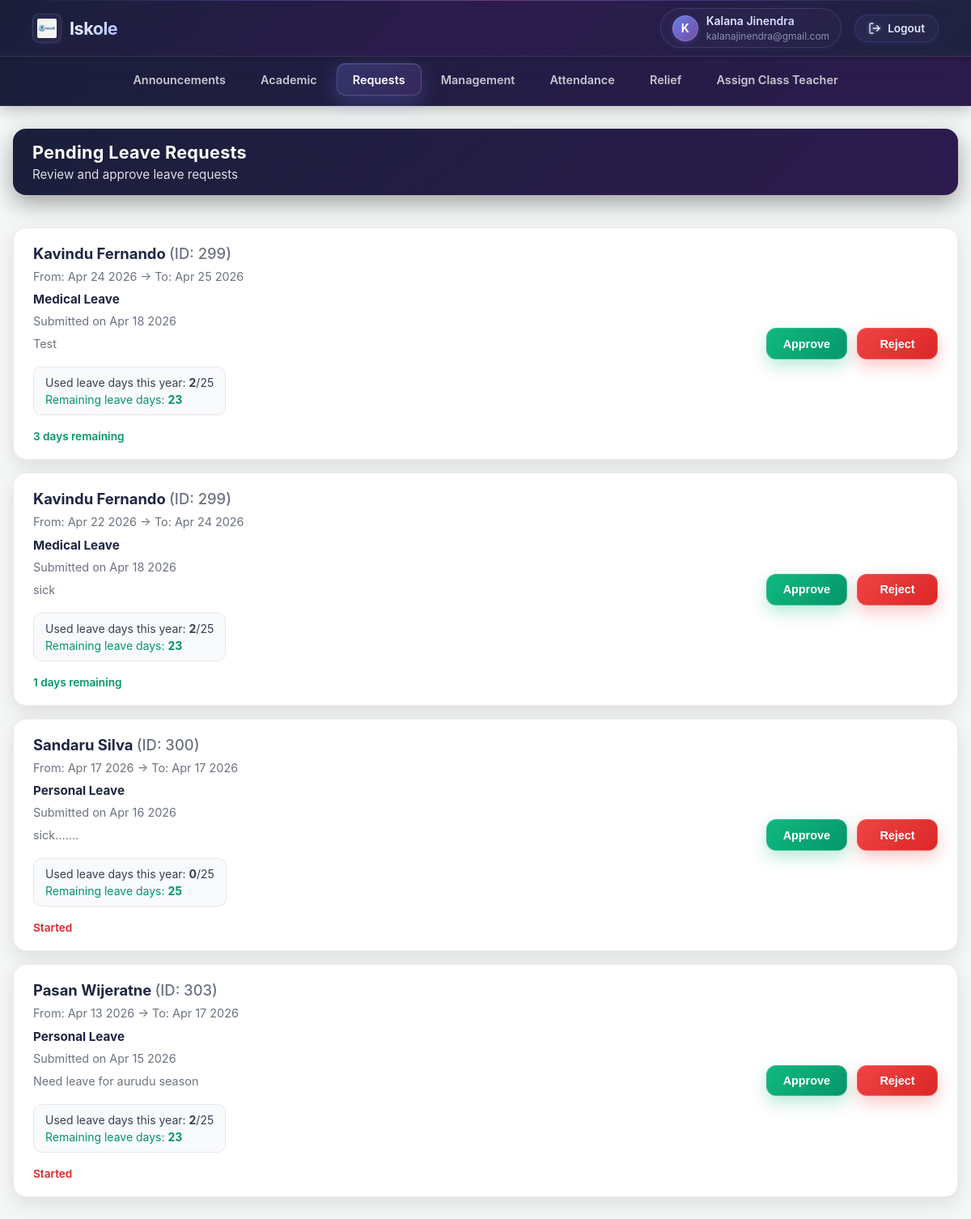
/index.php?url=mp&tab=Requests (signed in), run on the app's committed database.
### tables this page shows
CREATE TABLE `leaveRequests` (
  `id` int(11) NOT NULL,
  `teacherUserID` int(11) NOT NULL,
  `dateFrom` date NOT NULL,
  `dateTo` date NOT NULL,
  `leaveType` varchar(50) NOT NULL,
  `reason` text DEFAULT NULL,
  `status` enum('pending','approved','rejected') NOT NULL DEFAULT 'pending',
  `managerUserID` int(11) DEFAULT NULL,
  `managerComment` text DEFAULT NULL,
  `decidedAt` datetime DEFAULT NULL,
  `createdAt` datetime NOT NULL DEFAULT current_timestamp(),
  `updatedAt` datetime NOT NULL DEFAULT current_timestamp() ON UPDATE current_timestamp()
);

### app/Core/Controller.php (called while the page is built, shortened)
<?php
class Controller
{
    protected function view($view, $data = [])
    {
        extract($data);
        require_once "../app/Views/$view.php";
    }
    protected function model($model)
    {
        return new $model();
    }
}

### app/Controllers/MpController.php (called while the page is built, shortened)
<?php
class Mpcontroller extends UserController
{
    public function index()
    {
        $tab = $_GET['tab'] ?? 'Announcements';
        $data = [
            'tab' => $tab
        ];
        if ($tab === 'Requests') {
            $leaveModel = $this->model('LeaveRequestModel');
            $data['pendingLeaves'] = $leaveModel->getPending();
        }
        $this->view('mp/index', $data);
    }
}

### app/Core/App.php (called while the page is built, shortened)
<?php
class App
{
    protected $method = 'index';
    public function __construct()
    {
        $url = $this->parseUrl();
        if ($url && isset($url[0]) && $url[0] !== '') {
            $segment0 = $url[0];
            $rootControllerFile = __DIR__ . '/../Controllers/' . ucfirst($segment0) . 'Controller.php';
            $folderControllerFile = __DIR__ . '/../Controllers/' . $segment0 . '/' . ucfirst($segment0) . 'Controller.php';
            if (file_exists($rootControllerFile)) {
                unset($url[0]);
            } elseif (file_exists($folderControllerFile)) {
                $this->controller = ucfirst($segment0) . 'Controller';
                $controllerPath = $folderControllerFile;
                unset($url[0]);
            } else {
                header('Location: /login');
                exit;
            }
        } else {
            header('Location: /login');
            exit;
        }
        $this->controller = new $this->controller;
        $this->params = $url ? array_values($url) : [];
        call_user_func_array([$this->controller, $this->method], $this->params);
    }
    private function parseUrl()
    {
        if (isset($_GET['url']) && !empty($_GET['url'])) {
            return explode('/', filter_var(rtrim($_GET['url'], '/'), FILTER_SANITIZE_URL));
        }
        return [];
    }
}

### public/index.php (called while the page is built, shortened)
<?php
$app = new App();

### app/Model/LeaveRequestModel.php (called while the page is built, shortened)
<?php
require_once __DIR__ . '/../Core/Database.php';
class LeaveRequestModel
{
    private PDO $pdo;
    private int $annualLeaveLimit = 25;
    public function __construct()
    {
        $this->pdo = Database::getInstance();
    }
    public function getPending(int $limit = 50): array
    {
        $sql = "SELECT
                    lr.*,
                    lr.teacherUserID AS teacher_id,
                    CONCAT(un.firstName, ' ', un.lastName) AS teacher_name,
                    COALESCE((
                        SELECT COUNT(*)
                        FROM teacherAttendance ta2
                        JOIN teachers t2 ON t2.teacherID = ta2.teacherID
                        WHERE t2.userID = lr.teacherUserID
                          AND LOWER(ta2.status) = 'absent'
                          AND YEAR(ta2.attendance_date) = YEAR(CURDATE())
                    ), 0) AS used_leave_days,
                    GREATEST(
                        :annualLimit - COALESCE((
                            SELECT COUNT(*)
                            FROM teacherAttendance ta3
                            JOIN teachers t3 ON t3.teacherID = ta3.teacherID
                            WHERE t3.userID = lr.teacherUserID
                              AND LOWER(ta3.status) = 'absent'
                              AND YEAR(ta3.attendance_date) = YEAR(CURDATE())
                        ), 0),
                        0
                    ) AS remaining_leave_days
                FROM leaveRequests lr
                JOIN userName un ON un.userID = lr.teacherUserID
                WHERE lr.status = 'pending'
                ORDER BY lr.createdAt DESC, lr.id DESC
                LIMIT :lim";
        $stmt = $this->pdo->prepare($sql);
        $stmt->bindValue(':annualLimit', $this->annualLeaveLimit, PDO::PARAM_INT);
        $stmt->bindValue(':lim', $limit, PDO::PARAM_INT);
        $stmt->execute();
        return $stmt->fetchAll(PDO::FETCH_ASSOC);
    }
}

### app/Core/Database.php (called while the page is built, shortened)
<?php
class Database
{
    private static $instance = null;
    private function __construct()
    {
        $this->host = getenv('MYSQL_HOST') ?: 'db';
        $this->port = getenv('MYSQL_PORT') ?: '3306';
        $this->dbname = getenv('MYSQL_DB') ?: 'iskole';
        $this->username = getenv('MYSQL_USER') ?: 'root';
        $this->password = getenv('MYSQL_PASSWORD') ?: 'root';
        $charset = 'utf8mb4';
        $dsn = "mysql:host={$this->host};port={$this->port};dbname={$this->dbname};charset={$charset}";
        $options = [
            PDO::ATTR_ERRMODE => PDO::ERRMODE_EXCEPTION,
            PDO::ATTR_DEFAULT_FETCH_MODE => PDO::FETCH_ASSOC,
            PDO::ATTR_PERSISTENT => false,
        ];
        try {
            $this->pdo = new PDO($dsn, $this->username, $this->password, $options);
        } catch (PDOException $e) {
            throw new Exception("Database connection failed: " . $e->getMessage());
        }
    }
    public static function getInstance()
    {
        if (self::$instance === null) {
            self::$instance = new Database();
        }
        return self::$instance->pdo;
    }
}

### app/Views/templates/requests.php (the view, shortened to what this page needs)
<link rel="stylesheet" href="/css/request/request.css">
<?php
$list = isset($pendingLeaves) && is_array($pendingLeaves) ? $pendingLeaves : [];
?>
<div class="box">
    <div class="container info-box-large">
        <div class="heading-section">
            <span class="heading-text">Pending Leave Requests</span>
            <span class="sub-heding-text">Review and approve leave requests</span>
        </div>
        <?php if (empty($list)): ?>
            <div class="request-empty-state" role="status" aria-live="polite">
                <div class="request-empty-icon" aria-hidden="true">📭</div>
                <h3 class="request-empty-title">No pending leave requests</h3>
                <p class="request-empty-description">All leave requests have been reviewed. New requests will appear here automatically.</p>
            </div>
        <?php else: ?>
            <?php foreach ($list as $req): ?>
                <?php
                $requestedDate = !empty($req['createdAt']) ? date('M d Y', strtotime($req['createdAt'])) : '';
                $from = !empty($req['dateFrom']) ? date('M d Y', strtotime($req['dateFrom'])) : '';
                $to   = !empty($req['dateTo']) ? date('M d Y', strtotime($req['dateTo'])) : '';
                $remainLabel = '';
                if (!empty($req['dateFrom'])) {
                    $today = new DateTime();
                    $start = new DateTime($req['dateFrom']);
                    $diffDays = (int)$today->diff($start)->format('%r%a');
                    if ($diffDays > 0) {
                        $remainLabel = $diffDays . " days remaining";
                        $labelClass = "label label-green";
                    } elseif ($diffDays === 0) {
                        $remainLabel = "Starts today";
                        $labelClass = "label label-green";
                    } else {
                        $remainLabel = "Started";
                        $labelClass = "label label-red";
                    }
                } else {
                    $labelClass = "label label-green";
                }
                $usedLeaveDays = isset($req['used_leave_days']) ? (int)$req['used_leave_days'] : 0;
                $remainingLeaveDays = isset($req['remaining_leave_days']) ? (int)$req['remaining_leave_days'] : 25;
                ?>
                <div class="info-box border-container">
                    <div class="left">
                        <span class="heading-name">
                            <?= htmlspecialchars($req['teacher_name'] ?? 'Unknown') ?>
                            <span style="font-weight:500; color:#6b7280;">
                                (ID: <?= htmlspecialchars($req['teacher_id'] ?? $req['teacherUserID'] ?? '') ?>)
                            </span>
                        </span>
                        <span class="sub-heading">From: <?= htmlspecialchars($from) ?> → To: <?= htmlspecialchars($to) ?></span>
                        <span class="sub-heading-bolt"><?= ucfirst(htmlspecialchars($req['leaveType'] ?? '')) ?> Leave</span>
                        <span class="sub-heading">Submitted on <?= htmlspecialchars($requestedDate) ?></span>
                        <?php if (!empty($req['reason'])): ?>
                            <span class="sub-heading"><?= htmlspecialchars($req['reason']) ?></span>
                        <?php endif; ?>
                        <div style="margin-top:10px; padding:10px 14px; background:#f8fafc; border:1px solid #e5e7eb; border-radius:10px; width:fit-content;">
                            <div style="font-size:14px; color:#374151; margin-bottom:4px;">
                                Used leave days this year: <strong><?= $usedLeaveDays ?></strong>/25
                            </div>
                            <div style="font-size:14px; color:#059669;">
                                Remaining leave days: <strong><?= $remainingLeaveDays ?></strong>
                            </div>
                        </div>
                        <?php if (!empty($remainLabel)): ?>
                            <label class="<?= $labelClass ?>" style="margin-top:10px; display:inline-block;">
                                <?= htmlspecialchars($remainLabel) ?>
                            </label>
                        <?php endif; ?>
                    </div>
                    <div class="right two-com">
                        <form action="/index.php?url=leave/decide" method="post" style="display:inline;">
                            <button class="btn btn-green" type="submit"
                                onclick="return confirm('Approve this leave request?');">
                                Approve
                            </button>
                        </form>
                        <form action="/index.php?url=leave/decide" method="post" style="display:inline;">
                            <button class="btn btn-red" type="submit"
                                onclick="return confirm('Reject this leave request?');">
                                Reject
                            </button>
                        </form>
                    </div>
                </div>
            <?php endforeach; ?>
        <?php endif; ?>
    </div>
</div>

### public/css/variables.css (style rules this page uses)
:root { --primary-color: #4a90e2; --text-color: #333; --card-bg: #fff; --bg-color: #f4f7f6; --shadow-light: 0 4px 12px rgba(0, 0, 0, 0.1); --border-radius: 12px; }

### public/css/report/report.css (style rules this page uses)
:root { --blur-bg: rgba(255, 255, 255, 0.7); --text: #1f2543; --muted: #6b7280; --primary: #667eea; --primary-2: #764ba2; --ring: rgba(102, 126, 234, 0.45); --card: #ffffff; --border: rgba(17, 24, 39, 0.08); }

### public/css/header/header.css (style rules this page uses)
body { margin: 0; padding: 0; background: #f4f7f6; font-family: "Inter", "Segoe UI", -apple-system, BlinkMacSystemFont, sans-serif; min-height: 100vh; }

### public/css/request/request.css (style rules this page uses)
:root { --blur-bg: rgba(255, 255, 255, 0.7); --text: #1f2543; --muted: #6b7280; --primary: #667eea; --primary-2: #764ba2; --ring: rgba(102, 126, 234, 0.45); --card: #ffffff; --border: rgba(17, 24, 39, 0.08); --success-light: #10b981; --success-dark: #059669; --danger-light: #ef4444; --danger-dark: #dc2626; }
* { box-sizing: border-box; }
.box { max-width: 1400px; margin: 1.25rem auto; padding: 0.5rem 1rem 2rem; }
.heading-section { display: flex; flex-direction: column; gap: 0.3rem; padding: 1rem 1.5rem; border-radius: 16px; background: linear-gradient(135deg, #1a1f3a 0%, #2d1b4e 100%); color: #fff; box-shadow: 0 10px 28px rgba(0, 0, 0, 0.35); margin-bottom: 1.5rem; }
.heading-text { margin: 0; font-size: 1.35rem; font-weight: 700; color: #ffffff; letter-spacing: 0.3px; }
.sub-heding-text { margin: 0; color: rgba(255, 255, 255, 0.85); font-size: 0.95rem; font-weight: 400; }
.container.info-box-large { display: flex; flex-direction: column; gap: 1rem; }
.info-box { display: flex; align-items: center; justify-content: space-between; gap: 1.5rem; padding: 1.25rem 1.5rem; background: var(--card); border-radius: 16px; box-shadow: 0 8px 24px rgba(0, 0, 0, 0.1); transition: all 0.3s cubic-bezier(0.4, 0, 0.2, 1); border: 1px solid var(--border); }
.border-container { position: relative; overflow: hidden; }
.border-container::before { content: ""; position: absolute; left: 0; top: 0; bottom: 0; width: 4px; background: linear-gradient(135deg, var(--primary), var(--primary-2)); opacity: 0; transition: opacity 0.3s ease; }
.left { flex: 1; display: flex; flex-direction: column; gap: 0.5rem; }
.heading-name { font-size: 1.15rem; font-weight: 700; color: var(--text); margin: 0; }
.sub-heading { font-size: 0.9rem; color: var(--muted); margin: 0; line-height: 1.4; }
.sub-heading-bolt { font-size: 0.95rem; font-weight: 700; color: var(--text); margin: 0; }
.label { display: inline-block; font-size: 0.85rem; font-weight: 600; margin-top: 0.25rem; }
.label-green { color: #059669; }
.label-red { color: #dc2626; }
.right { display: flex; gap: 0.75rem; align-items: center; }
.right.two-com { flex-shrink: 0; }
.btn { appearance: none; border: none; padding: 0.65rem 1.25rem; border-radius: 12px; font-weight: 700; font-size: 0.9rem; cursor: pointer; transition: all 0.25s cubic-bezier(0.4, 0, 0.2, 1); position: relative; overflow: hidden; min-width: 100px; text-align: center; }
.btn::before { content: ""; position: absolute; top: 50%; left: 50%; width: 0; height: 0; border-radius: 50%; background: rgba(255, 255, 255, 0.3); transform: translate(-50%, -50%); transition: width 0.4s ease, height 0.4s ease; }
.btn-green { background: linear-gradient( 135deg, var(--success-light), var(--success-dark) ); color: #ffffff; box-shadow: 0 8px 20px rgba(16, 185, 129, 0.3); border: 1px solid rgba(255, 255, 255, 0.2); }
.btn-red { background: linear-gradient(135deg, var(--danger-light), var(--danger-dark)); color: #ffffff; box-shadow: 0 8px 20px rgba(239, 68, 68, 0.3); border: 1px solid rgba(255, 255, 255, 0.2); }
.info-box { animation: slideUp 0.4s ease-out backwards; }
.info-box:nth-child(2) { animation-delay: 0.2s; }
.info-box:nth-child(3) { animation-delay: 0.3s; }
.info-box:nth-child(4) { animation-delay: 0.4s; }
.info-box:nth-child(5) { animation-delay: 0.5s; }

### data on the page
leaverequests: teacher_name "Kavindu Fernando", teacherUserID "299", dateFrom "Apr 24 2026", dateTo "Apr 25 2026", leaveType "Medical", createdAt "Apr 18 2026", reason "Test", usedLeaveDays "2", remainingLeaveDays "23", dateFrom "3 days remaining"
leaverequests: teacher_name "Kavindu Fernando", teacherUserID "299", dateFrom "Apr 22 2026", dateTo "Apr 24 2026", leaveType "Medical", createdAt "Apr 18 2026", reason "sick", usedLeaveDays "2", remainingLeaveDays "23", dateFrom "1 days remaining"
leaverequests: teacher_name "Sandaru Silva", teacherUserID "300", dateFrom "Apr 17 2026", dateTo "Apr 17 2026", leaveType "Personal", createdAt "Apr 16 2026", reason "sick.......", usedLeaveDays "0", remainingLeaveDays "25", dateFrom "Started"
leaverequests: teacher_name "Pasan Wijeratne", teacherUserID "303", dateFrom "Apr 13 2026", dateTo "Apr 17 2026", leaveType "Personal", createdAt "Apr 15 2026", reason "Need leave for aurudu season", usedLeaveDays "2", remainingLeaveDays "23", dateFrom "Started"

### other printed values
substr($name, 0, 1) "K"
$_SESSION['name'] "Kalana Jinendra"
$_SESSION['user_email'] "kalanajinendra@gmail.com"
$label "Announcements"
$label "Academic"
$label "Requests"
$label "Management"
$label "Attendance"
$label "Relief"
$label "Assign Class Teacher"
